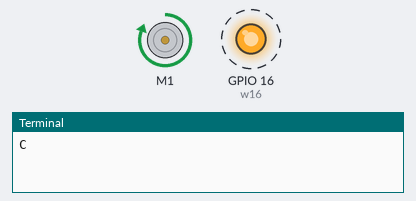
Simulated run of this program. Board: Raspberry Pi (BCM pin numbers). Shown: DC motor (green arrow = forward, orange = backward, longer = faster), output pins drawn as LEDs (lit = HIGH), the last lines printed to the terminal. Dashed ring = blinking.

Above: at 0.5 s.
At 2.5 s:
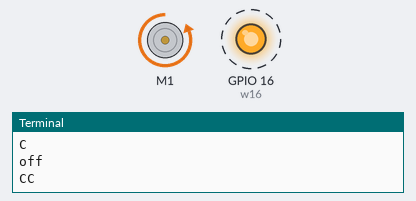
Timing chart, 0 to 5.2 s (numbered marks = the images above):
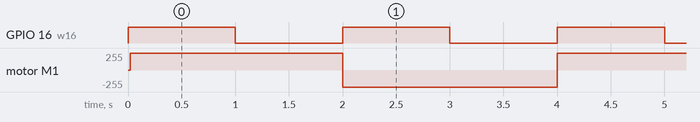

Measured:
- by itself, GPIO 16 (w16): alternates HIGH for 1.0 s and LOW for 1.0 s
- by itself, motor M1: alternates forward 255/255 for 2.0 s and backward 255/255 for 2.0 s

The program:

hack.py
```python
from gpiozero import PWMLED
from gpiozero import LED
from gpiozero import Motor

from time import sleep

w16 = PWMLED(16)
m = Motor(forward=20, backward=21)

while True:
    print("C")
    w16.value = 1
    m.forward()
    sleep(1)

    print("off")
    w16.value = 0
    sleep(1)

    print("CC")
    w16.value = 1
    m.backward()
    sleep(1)

    print("off")
    w16.value = 0
    sleep(1)
```
